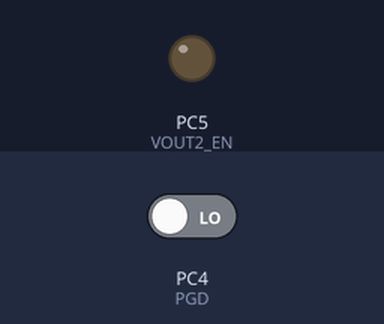
Recording of a program running on a simulated ATmega328P, built with avr-gcc and emulated at 1 MHz. Shown: output pins drawn as LEDs (lit = HIGH). Inputs (shaded band) come from the test bench; at power-on: PC4 (PGD) LOW. Sleep ends after the set time or at an interrupt.

Above: at 16.8 s.
16.9 s: PC4 (PGD) driven HIGH
At 18.1 s:
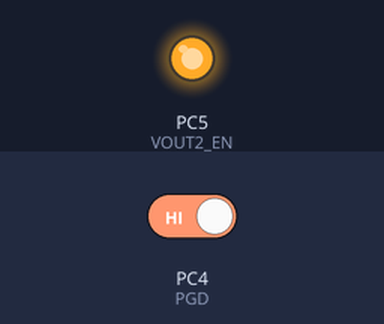
Timing chart, 0 to 19.9 s (numbered marks = the images above; inputs shaded):
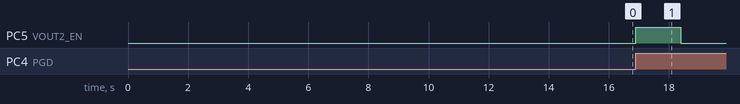

Measured:
- after the input at 16.9 s, PC5 (VOUT2_EN): LOW → HIGH at once, → LOW 1.5 s later

The program:

eh_demo.c
```c
/*
 * eh_demo.c
 *
 * Created: 10/15/2012 6:44:30 PM
 *  Author: Crispytronics
 */

#include <avr/io.h>
#include <avr/interrupt.h>
#include <avr/delay.h>

#define F_CPU 1000000UL
#define TX_PERIOD_SEC 60
#define VOUT2_EN 5
#define PGD 4

char pgd_interrupt = 0;
unsigned int seconds = 0;
int last_tx = -1;

void pulse_vout2en();
void sleep();
void init();
void init_timer();

int main() {
	init();
	init_timer();
	while(1) {
		if((pgd_interrupt || PINC & (1 << PGD)) && (last_tx < 0 || last_tx + TX_PERIOD_SEC <= seconds)) {
			pgd_interrupt = 0;
			pulse_vout2en();
			last_tx = seconds;
		}
		sleep();
	}
	return 0;
}

void init_timer() {
	TIMSK2 |= (0 << OCIE2B) | (0 << OCIE2B) | (0 << TOIE2);
	ASSR |= (1 << AS2);
	TCNT2 = 0;
	OCR2A = 0;
	OCR2B = 0;
	TCCR2A |= (0 << COM2A1) | (0 << COM2A0) | (0 << COM2B1) | (0 << COM2B0) | (0 << WGM21) | (0 << WGM20);
	TCCR2B |= (0 << FOC2A) | (0 << FOC2B) | (0 << WGM22) | (1 << CS22) | (1 << CS21) | (1 << CS20);
	while(ASSR & ((1 << TCN2UB) | (1 << OCR2AUB) | (1 << OCR2AUB) | (1 << TCR2AUB) | (1 << TCR2BUB))) {
	}
	TIFR2 |= (1 << OCF2B) | (1 << OCF2A) | (1 << TOV2);
	TIMSK2 |= (0 << OCIE2B) | (0 << OCIE2B) | (1 << TOIE2);
}

void init() {
	PRR = (1 << 7) | (0 << 6) | (1 << 5) | (1 << 3) | (0 << 2) | (1 << 1) | (1 << 0);
	DDRC |= (1 << VOUT2_EN);
	PCMSK1 |= (1 << PGD);
	PCICR |= (1 << 1);
	SMCR |= (1 << 0);
	SMCR |= (0 << 3) | (1 << 2) | (1 << 1);
	sei();
}

ISR(PCINT1_vect) {
	cli();
	if(PINC & (1 << PGD)) {
		pgd_interrupt = 1;
	}
	sei();
}

ISR(TIMER2_OVF_vect) {
	cli();
	unsigned int temp = seconds;
	seconds += 8;
	//check counter for rollover
	if(temp > seconds) {
		last_tx = -1;
	}
	sei();
}

void pulse_vout2en() {
	cli();
	PORTC |= (1 << VOUT2_EN);
	_delay_ms(1500);
	PORTC &= ~(1 << VOUT2_EN);
	sei();
}

void sleep() {
	asm("sleep");
}
```
